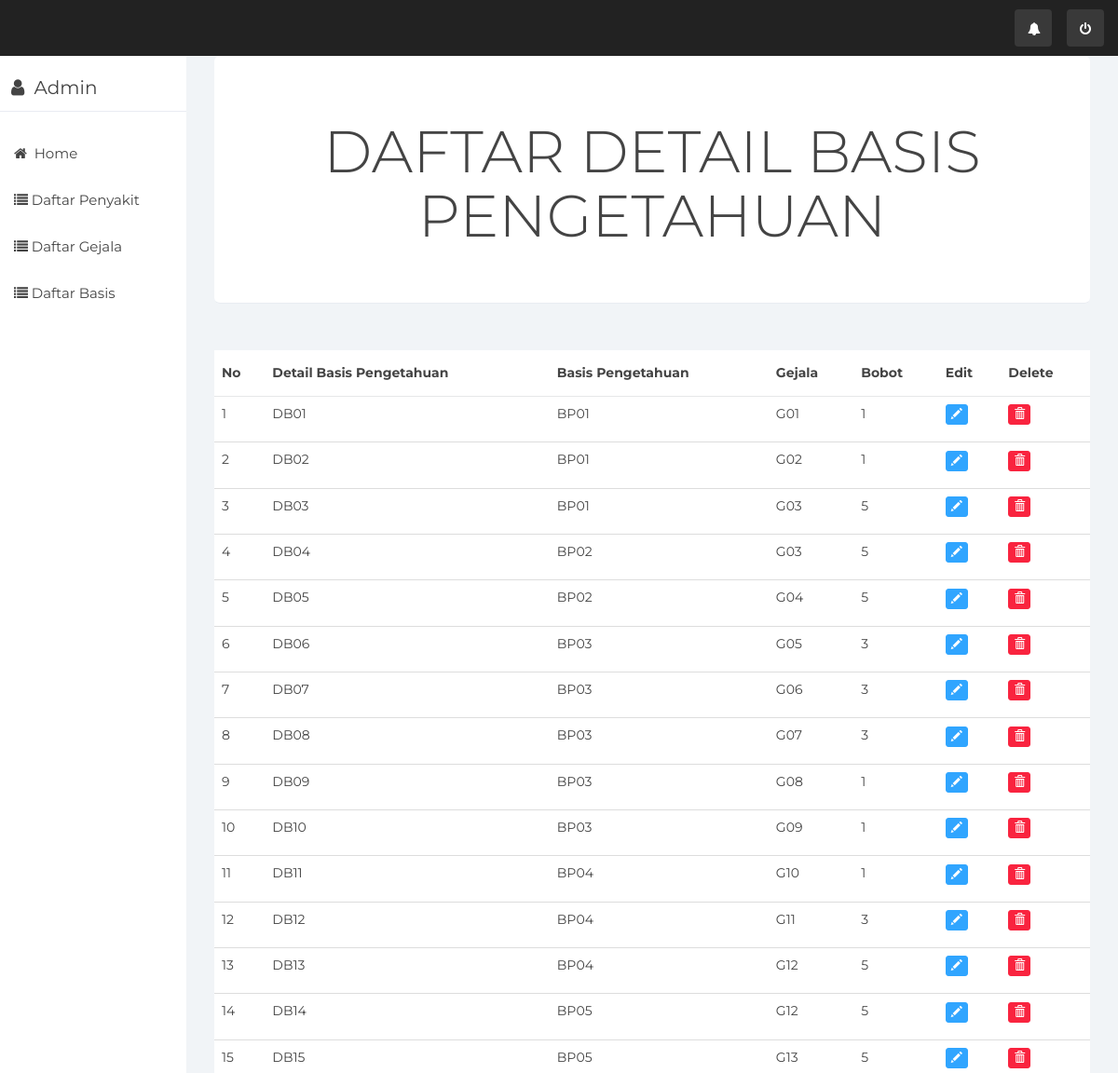
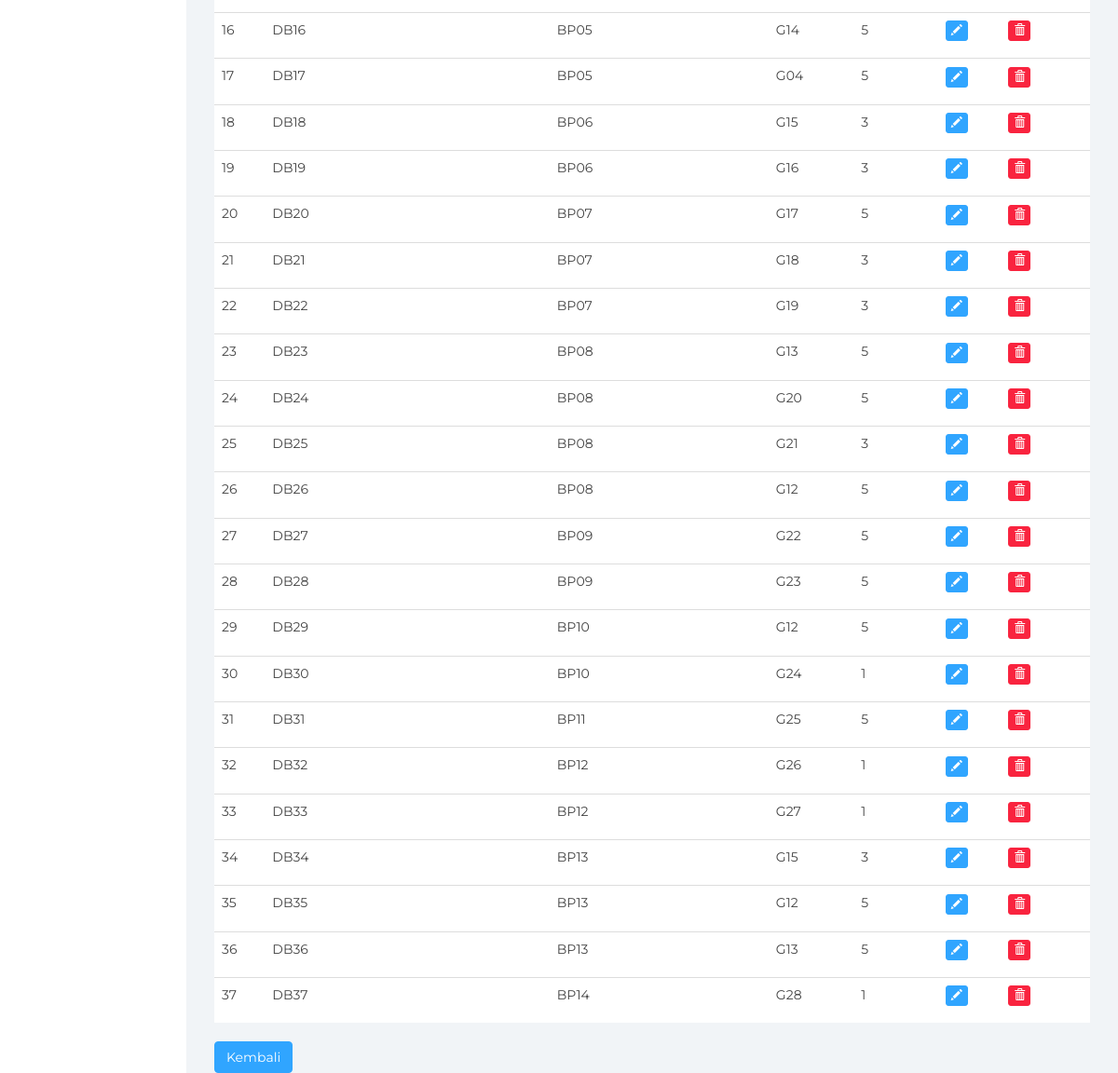
The page /index.php/detailbasis/daftar_detail on the database its author committed (2 pictures, top to bottom).
### tables this page shows
CREATE TABLE `tb_detail_basis_pengetahuan` (
  `id_detail` varchar(10) NOT NULL,
  `id_gejala` varchar(10) NOT NULL,
  `id_basis_pengetahuan` varchar(10) NOT NULL,
  `bobot` int(10) NOT NULL
);

### application/controllers/DetailBasis.php (called while the page is built, shortened)
<?php
class DetailBasis extends CI_Controller {
	public function __construct()
	{
		$this->load->model('M_detailbasis');
		$this->load->helper('url','form');
		$this->load->library('form_validation');
	}
	public function daftar_detail()
	{
		$this->load->model('M_detailbasis');
		$data['detailbasis']=$this->M_detailbasis->readDetail();
		$this->load->view('tabeldetail',$data);
	}
	}

### index.php (called while the page is built, shortened)
<?php
require_once BASEPATH.'core/CodeIgniter.php';

### application/models/M_detailbasis.php (called while the page is built, shortened)
<?php
class M_detailbasis extends CI_Model {
	public function readDetail(){
		$query=$this->db->get('tb_detail_basis_pengetahuan');
		return $query->result();
	}
}

### application/views/tabeldetail.php (the view, shortened to what this page needs)
<div class="col-sm-9 col-sm-offset-3 col-lg-10 col-lg-offset-2 main">
	    <div class="main-panel">
        <div class="content">
            <div class="container-fluid">
                <div class="row">
                    <div class="col-md-12">
                          <div class="jumbotron text-center">
                                 <h1>DAFTAR DETAIL BASIS PENGETAHUAN</h1>
                          </div>
                        <div class="card">
                            <div class="content table-responsive table-full-width">
                                <table class="table table-hover table-striped">
                                    <table class="table table-hover" id="contoh">
                                        <thead>
                                            <th>No</th>
                                            <th>Detail Basis Pengetahuan</th>
                                            <th>Basis Pengetahuan</th>
                                            <th>Gejala</th>
                                            <th>Bobot</th>
                                            <th>Edit</th>
                                            <th>Delete</th>
                                        </thead>
                                        <tbody>
                                            <?php
                                             $no=1;
                                             foreach ($detailbasis as $key) { ?>
                                            <tr>
                                                <td><?php echo $no ?>  </td>
                                                <td><?php echo $key->id_detail;?></td>
                                                <td><?php echo $key->id_basis_pengetahuan;?></td>
                                                <td><?php echo $key->id_gejala;?></td>
                                                <td><?php echo $key->bobot;?></td>
                                                <td><a href="<?=site_url()?>/DetailBasis/Update/<?php echo $key->id_detail ?>"> <p data-placement="top" data-toogle="tooltip" title="Edit"><button class="btn btn-primary btn-xs" data-title="Edit" data-toggle="modal" data-target="#edit"><span class="glyphicon glyphicon-pencil"></span></button></p></td>
                                                <td><a href="<?=site_url()?>/DetailBasis/delete/<?php echo $key->id_detail ?>"> <p data-placement="top" data-toogle="tooltip" title="Delete"><button class="btn btn-danger btn-xs" data-title="Delete" data-toggle="modal" data-target="#delete"><span class="glyphicon glyphicon-trash"></span></button></p></td>
                                            </tr>
                                            <?php
                                             $no++;
                                             }?>
                                        </tbody>
                                    </table>
                                </table>
                                     <a href="<?php echo site_url('BasisPengetahuan/daftar_basis_pengetahuan')?>"> <button type="kembali" class="btn btn-primary">Kembali</button>
                            </div>
                        </div>
                    </div>
                </div>
            </div>
        </div>

### assets/css/styles.css (style rules this page uses)
body { background: #f1f4f7; padding-top: 60px; font-size: 14px; color: #444444; font-family: "Montserrat", "Helvetica Neue", Helvetica, Arial, sans-serif; }
p { color: #777; }
a, a:hover, a:focus { color: #30a5ff; }
h1, h2, h3, h4, h5, h6 { color: #444444; }
h1 { font-weight: 300; font-size: 40px; }
.btn-primary, .btn-primary:hover, .btn-primary:focus, .btn-primary:active, .btn-primary.active, .open > .dropdown-toggle.btn-primary, .btn-primary.disabled, .btn-primary[disabled], fieldset[disabled] .btn-primary, .btn-primary.disabled:hover, .btn-primary[disabled]:hover, fieldset[disabled] .btn-primary:hover, .btn-primary.disabled:focus, .btn-primary[disabled]:focus, fieldset[disabled] .btn-primary:focus, .btn-primary.disabled:active, .btn-primary[disabled]:active, fieldset[disabled] .btn-primary:active, .btn-primary.disabled.active, .btn-primary[disabled].active, fieldset[disabled] .btn-primary.active { background-color: #30a5ff; border-color: #30a5ff; }
.btn-danger, .btn-danger:hover, .btn-danger:focus, .btn-danger:active, .btn-danger.active, .open > .dropdown-toggle.btn-danger, .btn-danger.disabled, .btn-danger[disabled], fieldset[disabled] .btn-danger, .btn-danger.disabled:hover, .btn-danger[disabled]:hover, fieldset[disabled] .btn-danger:hover, .btn-danger.disabled:focus, .btn-danger[disabled]:focus, fieldset[disabled] .btn-danger:focus, .btn-danger.disabled:active, .btn-danger[disabled]:active, fieldset[disabled] .btn-danger:active, .btn-danger.disabled.active, .btn-danger[disabled].active, fieldset[disabled] .btn-danger.active { background-color: #f9243f; border-color: #f9243f; }
.jumbotron { background: #fff; border-bottom: 1px solid #e9ecf2; color: #444444; }
.table { background: #fff; }
.table > thead > tr > th { border-bottom: 1px solid #e6e7e8; vertical-align: middle; height: 50px; }

### rows shown on the page
tb_detail_basis_pengetahuan: id_detail "DB01", id_basis_pengetahuan "BP01", id_gejala "G01", bobot "1"
tb_detail_basis_pengetahuan: id_detail "DB02", id_basis_pengetahuan "BP01", id_gejala "G02", bobot "1"
tb_detail_basis_pengetahuan: id_detail "DB03", id_basis_pengetahuan "BP01", id_gejala "G03", bobot "5"
tb_detail_basis_pengetahuan: id_detail "DB04", id_basis_pengetahuan "BP02", id_gejala "G03", bobot "5"
tb_detail_basis_pengetahuan: id_detail "DB05", id_basis_pengetahuan "BP02", id_gejala "G04", bobot "5"
tb_detail_basis_pengetahuan: id_detail "DB06", id_basis_pengetahuan "BP03", id_gejala "G05", bobot "3"
tb_detail_basis_pengetahuan: id_detail "DB07", id_basis_pengetahuan "BP03", id_gejala "G06", bobot "3"
tb_detail_basis_pengetahuan: id_detail "DB08", id_basis_pengetahuan "BP03", id_gejala "G07", bobot "3"
tb_detail_basis_pengetahuan: id_detail "DB09", id_basis_pengetahuan "BP03", id_gejala "G08", bobot "1"
tb_detail_basis_pengetahuan: id_detail "DB10", id_basis_pengetahuan "BP03", id_gejala "G09", bobot "1"
tb_detail_basis_pengetahuan: id_detail "DB11", id_basis_pengetahuan "BP04", id_gejala "G10", bobot "1"
tb_detail_basis_pengetahuan: id_detail "DB12", id_basis_pengetahuan "BP04", id_gejala "G11", bobot "3"
tb_detail_basis_pengetahuan: id_detail "DB13", id_basis_pengetahuan "BP04", id_gejala "G12", bobot "5"
tb_detail_basis_pengetahuan: id_detail "DB14", id_basis_pengetahuan "BP05", id_gejala "G12", bobot "5"
tb_detail_basis_pengetahuan: id_detail "DB15", id_basis_pengetahuan "BP05", id_gejala "G13", bobot "5"
tb_detail_basis_pengetahuan: id_detail "DB16", id_basis_pengetahuan "BP05", id_gejala "G14", bobot "5"
tb_detail_basis_pengetahuan: id_detail "DB17", id_basis_pengetahuan "BP05", id_gejala "G04", bobot "5"
tb_detail_basis_pengetahuan: id_detail "DB18", id_basis_pengetahuan "BP06", id_gejala "G15", bobot "3"
tb_detail_basis_pengetahuan: id_detail "DB19", id_basis_pengetahuan "BP06", id_gejala "G16", bobot "3"
tb_detail_basis_pengetahuan: id_detail "DB20", id_basis_pengetahuan "BP07", id_gejala "G17", bobot "5"
tb_detail_basis_pengetahuan: id_detail "DB21", id_basis_pengetahuan "BP07", id_gejala "G18", bobot "3"
tb_detail_basis_pengetahuan: id_detail "DB22", id_basis_pengetahuan "BP07", id_gejala "G19", bobot "3"
tb_detail_basis_pengetahuan: id_detail "DB23", id_basis_pengetahuan "BP08", id_gejala "G13", bobot "5"
tb_detail_basis_pengetahuan: id_detail "DB24", id_basis_pengetahuan "BP08", id_gejala "G20", bobot "5"
tb_detail_basis_pengetahuan: id_detail "DB25", id_basis_pengetahuan "BP08", id_gejala "G21", bobot "3"
tb_detail_basis_pengetahuan: id_detail "DB26", id_basis_pengetahuan "BP08", id_gejala "G12", bobot "5"
tb_detail_basis_pengetahuan: id_detail "DB27", id_basis_pengetahuan "BP09", id_gejala "G22", bobot "5"
tb_detail_basis_pengetahuan: id_detail "DB28", id_basis_pengetahuan "BP09", id_gejala "G23", bobot "5"
tb_detail_basis_pengetahuan: id_detail "DB29", id_basis_pengetahuan "BP10", id_gejala "G12", bobot "5"
tb_detail_basis_pengetahuan: id_detail "DB30", id_basis_pengetahuan "BP10", id_gejala "G24", bobot "1"
tb_detail_basis_pengetahuan: id_detail "DB31", id_basis_pengetahuan "BP11", id_gejala "G25", bobot "5"
tb_detail_basis_pengetahuan: id_detail "DB32", id_basis_pengetahuan "BP12", id_gejala "G26", bobot "1"
tb_detail_basis_pengetahuan: id_detail "DB33", id_basis_pengetahuan "BP12", id_gejala "G27", bobot "1"
tb_detail_basis_pengetahuan: id_detail "DB34", id_basis_pengetahuan "BP13", id_gejala "G15", bobot "3"
tb_detail_basis_pengetahuan: id_detail "DB35", id_basis_pengetahuan "BP13", id_gejala "G12", bobot "5"
tb_detail_basis_pengetahuan: id_detail "DB36", id_basis_pengetahuan "BP13", id_gejala "G13", bobot "5"
tb_detail_basis_pengetahuan: id_detail "DB37", id_basis_pengetahuan "BP14", id_gejala "G28", bobot "1"
